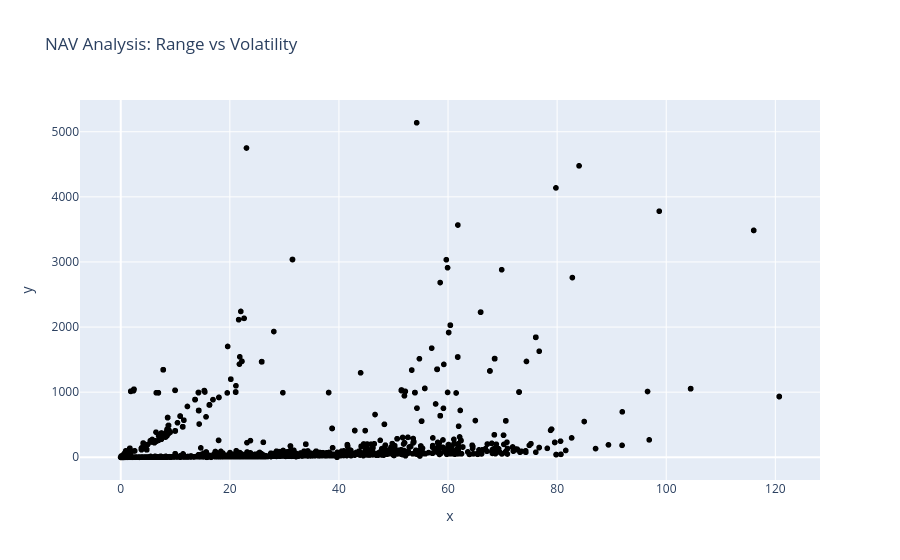

Notebook code cell kept with this figure:
### Markdown cell above
# Additional Metrics Analysis

Analyzing previously unexplored metrics:
1. Fund Characteristics:
   - Scheme Type and Category
   - Fund House Analysis
   
2. Risk Metrics:
   - R² (R-squared)
   - Standard Deviation
   - Risk Score
   
3. Statistical Measures:
   - Skewness and Kurtosis
   - NAV Statistics

### Code cell
# 3. Statistical Measures Analysis

# Ensure numeric columns
stat_cols = ['skewness', 'kurtosis', 'nav_mean', 'nav_std', 'nav_min', 'nav_max']
for col in stat_cols:
    if col in df.columns:
        df[col] = pd.to_numeric(df[col].replace('–', np.nan), errors='coerce')


# NAV Range Analysis
nav_range = df['nav_max'] - df['nav_min']
nav_volatility = df['nav_std'] / df['nav_mean'] * 100  # Coefficient of variation as percentage

fig = px.scatter(
    df,
    x=nav_volatility,
    y=nav_range,
    color='scheme_type',
    hover_data=['name', 'nav_mean', 'nav_std'],
    title='NAV Analysis: Range vs Volatility',
    labels={
        'nav_volatility': 'NAV Volatility (CV%)',
        'nav_range': 'NAV Range'
    }
)
fig.show()

# Statistical summary
print("\nStatistical Measures Summary:")
stats_summary = df[stat_cols].describe().round(4)
display(stats_summary)

# Find interesting cases
print("\nFunds with Highest Positive Skewness (Right-tailed Returns):")
display(df[['name', 'skewness', 'kurtosis', 'scheme_type']]
        .nlargest(5, 'skewness'))

print("\nFunds with Lowest Kurtosis (More Normal Distribution):")
display(df[['name', 'kurtosis', 'skewness', 'scheme_type']]
        .nsmallest(5, 'kurtosis'))

### Figure 1 — Plotly figure (JSON) as saved in the notebook; plotly's stock layout.template omitted (floating-point values rounded to 4 significant figures; data arrays with more than 128 entries replaced by an {"elided": "..."} marker saying what was removed)
{"data": [{"customdata": {"elided": "4572x3 mixed values"}, "hovertemplate": "x=%{x}<br>y=%{y}<br>name=%{customdata[0]}<br>nav_mean=%{customdata[1]}<br>nav_std=%{customdata[2]}<br>scheme_type=%{marker.color}<extra></extra>", "legendgroup": "", "marker": {"color": {"elided": "4572 float values"}, "coloraxis": "coloraxis", "symbol": "circle"}, "mode": "markers", "name": "", "showlegend": false, "type": "scattergl", "x": {"elided": "4572 float values"}, "xaxis": "x", "y": {"elided": "4572 float values"}, "yaxis": "y"}], "layout": {"coloraxis": {"colorbar": {"title": {"text": "scheme_type"}}, "colorscale": [[0, "#0d0887"], [0.1111, "#46039f"], [0.2222, "#7201a8"], [0.3333, "#9c179e"], [0.4444, "#bd3786"], [0.5556, "#d8576b"], [0.6667, "#ed7953"], [0.7778, "#fb9f3a"], [0.8889, "#fdca26"], [1, "#f0f921"]]}, "legend": {"tracegroupgap": 0}, "title": {"text": "NAV Analysis: Range vs Volatility"}, "xaxis": {"anchor": "y", "domain": [0, 1], "title": {"text": "x"}}, "yaxis": {"anchor": "x", "domain": [0, 1], "title": {"text": "y"}}}}
